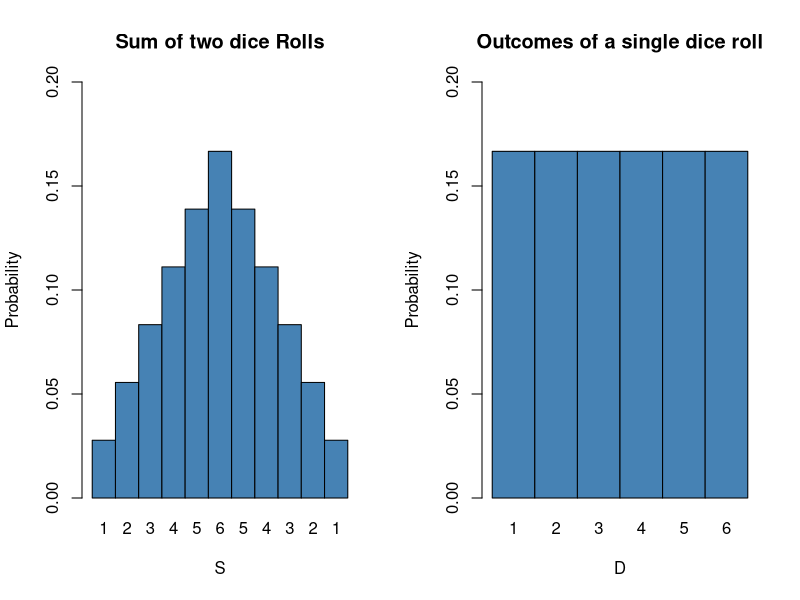

R code for this plot:
#vector of outcomes
s = 2:12
#vector of probabilities
ps = c(1:6,5:1)/36
names(ps) = c(1:6,5:1)
#E(x)
E = sum(s*ps)
#varience
vars = sum((s-E)^2*ps)
#plot of the distribution s
par(mfrow = c(1,2))
barplot(ps,
        ylim = c(0,0.2),
        ylab = "Probability",
        xlab = "S",
        col = "steelblue",
        space = 0,
        main = "Sum of two dice Rolls")
D=rep(1/6,6)
names(D)=1:6

# plot of the distribution of D
barplot(D,
        ylim = c(0,0.2),
        ylab = "Probability",
        xlab = "D",
        col = "steelblue",
        space = 0,
        main = "Outcomes of a single dice roll")
